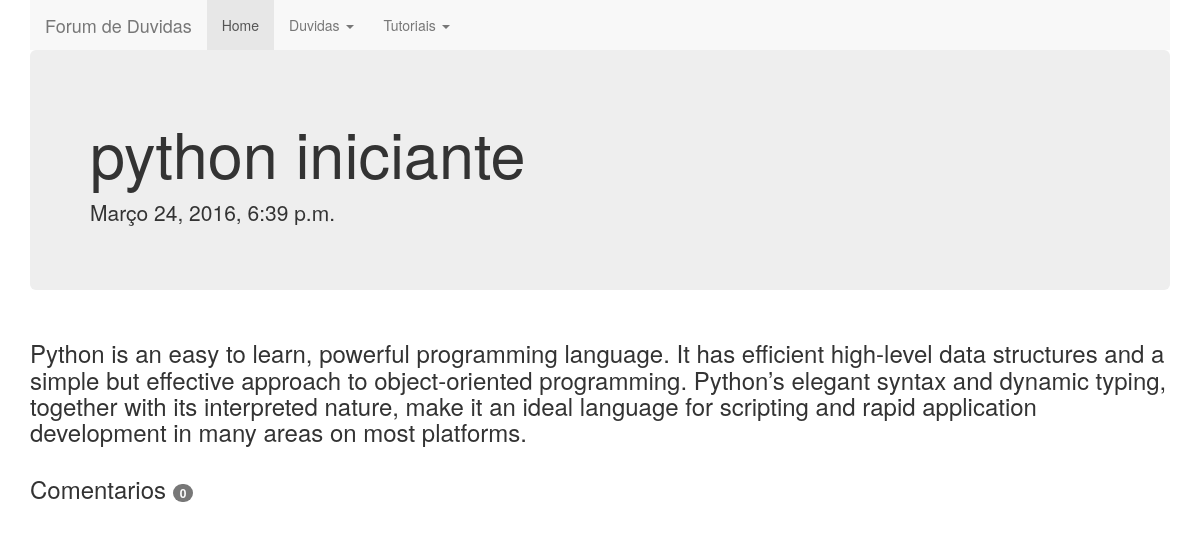
The app's page /post/1/ with its own data.
### blog/models.py (models this page shows, shortened)
class Tutorial(models.Model):
	id = models.AutoField(primary_key=True)
	titulo= models.CharField(max_length=300)
	texto= models.TextField()
	criado= models.DateTimeField()
	categoria= models.ForeignKey(Categoria)

### blog/views.py (the view)
# urls.py: url(r'^post/(?P<id>[0-9]+)/$', views.detalhe),
def detalhe(request, id):
	cate=Categoria.objects.all()
	detalhe= get_object_or_404(Tutorial, id=id)
	return render(request, 'detalhe.html', {'cate':cate, 'detalhe': detalhe})

### blog/templates/detalhe.html (shortened to what this page needs)
{% extends 'base.html' %}
{% load bootstrap3 %}
{% block title %}{{ detalhe.titulo }}{% endblock %}
{% block info %}{{ detalhe.criado }}{% endblock %}
{% block post %}
		<div class="row">
					<div class="col-lg-12">
						<h3><p>{{ detalhe.texto }}</p></h3>
					</div>
		</div>
{% endblock %}
{% block comentario %}
	<div class="container">
		<div class="row ">
			<div class="col-ls-12">
				<h3>Comentarios <span class="badge">0</span></h3>
			</div>
		</div>
	</div>
{% endblock %}

### records on screen
Tutorial: titulo "python iniciante", criado "Março 24, 2016, 6:39 p.m.", texto "Python is an easy to learn, powerful programming language. It has efficient high-level data structures and a simple but effective approach to object-oriented programming. Python’s elegant syntax and dynamic typing, together with its interpreted nature, make it an ideal language for scripting and rapid application development in many areas on most platforms."
